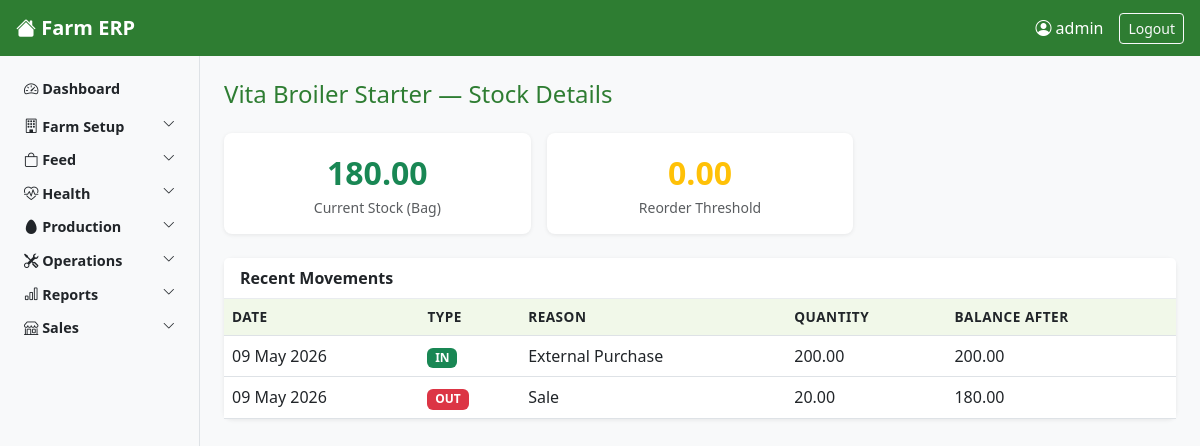
The app's page /shop/stock/1/ (signed in) with its own data.
### core/models.py (models this page shows, shortened)
class ShopStock(models.Model):
    product = models.OneToOneField(
        ShopProduct,
        on_delete=models.PROTECT,
        related_name='stock'
    )
    current_quantity = models.DecimalField(
        max_digits=10,
        decimal_places=2,
        default=0,
        editable=False
    )
    reorder_threshold = models.DecimalField(
        max_digits=10,
        decimal_places=2,
        default=0
    )
    last_updated = models.DateTimeField(auto_now=True)
    current_batch_number = models.CharField(max_length=100, blank=True)
    current_expiry_date = models.DateField(null=True, blank=True)

class ShopProduct(models.Model):
    PRODUCT_TYPE_CHOICES = [
        ('egg', 'Egg'),
        ('drug', 'Drug / Supplement'),
        ('feed', 'Feed'),
        ('other', 'Other'),
    ]
    EGG_GRADE_CHOICES = [
    ('jumbo', 'Jumbo'),
    ('normal', 'Normal'),
    ('new_drop', 'New Drop'),
    ('cracked', 'Cracked'),
    ('not_applicable', 'Not Applicable'),
    ]
    name = models.CharField(max_length=200)
    product_type = models.CharField(max_length=20, choices=PRODUCT_TYPE_CHOICES)
    egg_grade = models.CharField(
    max_length=20,
    choices=EGG_GRADE_CHOICES,
    default='not_applicable'
    )
    unit = models.CharField(
        max_length=50,
        help_text="e.g. crate, bag, bottle, sachet"
    )
    cost_price = models.DecimalField(
    max_digits=10,
    decimal_places=2,
    default=0,
    help_text="Cost price per unit for profit calculation"
    )
    wholesale_price = models.DecimalField(
        max_digits=10,
        decimal_places=2,
        default=0
    )
    retail_price = models.DecimalField(
        max_digits=10,
        decimal_places=2,
        default=0
    )
    wholesale_threshold = models.PositiveIntegerField(
        default=5,
        help_text="Minimum quantity to qualify for wholesale price"
    )
    is_active = models.BooleanField(default=True)
    notes = models.TextField(blank=True)

class ShopStockMovement(models.Model):
    MOVEMENT_TYPE_CHOICES = [
        ('in', 'Stock In'),
        ('out', 'Stock Out'),
    ]
    MOVEMENT_REASON_CHOICES = [
        ('farm_delivery', 'Farm Delivery'),
        ('external_purchase', 'External Purchase'),
        ('sale', 'Sale'),
        ('adjustment', 'Adjustment'),
        ('other', 'Other'),
    ]
    shop_stock = models.ForeignKey(
        ShopStock,
        on_delete=models.PROTECT,
        related_name='movements'
    )
    movement_type = models.CharField(max_length=10, choices=MOVEMENT_TYPE_CHOICES)
    movement_reason = models.CharField(max_length=30, choices=MOVEMENT_REASON_CHOICES)
    quantity = models.DecimalField(max_digits=10, decimal_places=2)
    balance_after = models.DecimalField(
        max_digits=10,
        decimal_places=2,
        editable=False,
        default=0
    )
    recorded_by = models.ForeignKey(
        Worker,
        on_delete=models.PROTECT,
        related_name='shop_stock_movements'
    )
    recorded_at = models.DateTimeField(auto_now_add=True)
    notes = models.TextField(blank=True)
    batch_number = models.CharField(
    max_length=100,
    blank=True,
    help_text="Batch number for stock-in movements"
    )
    manufacture_date = models.DateField(
    null=True,
    blank=True,
    help_text="Manufacture date for stock-in movements"
    )
    expiry_date = models.DateField(
    null=True,
    blank=True,
    help_text="Expiry date for stock-in movements"
    )

### core/views.py (the view)
# urls.py: path('shop/stock/<int:pk>/', views.ShopStockDetailView.as_view(), name='shopstock-detail'),
class ShopStockDetailView(LoginRequiredMixin, DetailView):
    model = ShopStock
    template_name = 'core/shopstock_detail.html'
    context_object_name = 'stock'

### core/context_processors.py (called while the page is built, shortened)
def user_role_context(request):
    if request.user.is_authenticated:
        return get_user_context(request.user)

### core/permissions.py (called while the page is built)
def get_worker_role(user):
    try:
        return user.worker_profile.role
    except Exception:
        return None

def get_user_context(user):
    role = get_worker_role(user)
    return {
        'user_role': role,
        'is_pen_worker': role == 'pen_worker',
        'is_supervisor': role in ['supervisor', 'store_keeper'],
        'is_manager': role in ['manager', 'general_manager'],
        'is_director': role == 'director',
        'is_salesperson': role == 'salesperson',
        'is_accountant': role == 'accountant',
        'is_manager_or_above': role in ['manager', 'general_manager', 'director'],
        'is_supervisor_or_above': role in ['supervisor', 'store_keeper', 'manager',
                                            'general_manager', 'director'],
        'is_general_manager_or_above': role in ['general_manager', 'director'],
        'is_sales_or_above': role in ['salesperson', 'accountant',
                                       'general_manager', 'director'],
    }

### core/templates/core/shopstock_detail.html (shortened to what this page needs)
{% extends 'core/base.html' %}
{% block content %}
<h4 class="mb-4">{{ stock.product.name }} — Stock Details</h4>
<div class="row g-3 mb-4">
    <div class="col-md-4">
        <div class="card text-center p-3">
            <div class="fs-2 fw-bold text-success">{{ stock.current_quantity }}</div>
            <div class="text-muted small">Current Stock ({{ stock.product.unit }})</div>
        </div>
    </div>
    <div class="col-md-4">
        <div class="card text-center p-3">
            <div class="fs-2 fw-bold text-warning">{{ stock.reorder_threshold }}</div>
            <div class="text-muted small">Reorder Threshold</div>
        </div>
    </div>
</div>
<div class="card">
    <div class="card-header">Recent Movements</div>
    <div class="card-body p-0">
        <div class="table-responsive">
            <table class="table mb-0">
                <thead>
                    <tr>
                        <th>Date</th>
                        <th>Type</th>
                        <th>Reason</th>
                        <th>Quantity</th>
                        <th>Balance After</th>
                    </tr>
                </thead>
                <tbody>
                    {% for movement in stock.movements.all|slice:":20" %}
                    <tr>
                        <td>{{ movement.recorded_at|date:"d M Y" }}</td>
                        <td>
                            {% if movement.movement_type == 'in' %}
                                <span class="badge bg-success">IN</span>
                            {% else %}
                                <span class="badge bg-danger">OUT</span>
                            {% endif %}
                        </td>
                        <td>{{ movement.get_movement_reason_display }}</td>
                        <td>{{ movement.quantity }}</td>
                        <td>{{ movement.balance_after }}</td>
                    </tr>
                    {% empty %}
                    <tr>
                        <td colspan="5" class="text-center text-muted py-3">No movements yet.</td>
                    </tr>
                    {% endfor %}
                </tbody>
            </table>
        </div>
    </div>
</div>
{% endblock %}

### core/templates/core/base.html (shortened to what this page needs)
<!DOCTYPE html>
<html lang="en">
<head>
    <link href="https://cdn.jsdelivr.net/npm/bootstrap@5.3.0/dist/css/bootstrap.min.css" rel="stylesheet">
    <link href="https://cdn.jsdelivr.net/npm/bootstrap-icons@1.10.0/font/bootstrap-icons.css" rel="stylesheet">
    {% load static %}
    <link rel="stylesheet" href="{% static 'core/css/main.css' %}">
</head>
<body>
<nav class="navbar navbar-dark bg-success px-3">
    <div class="d-flex align-items-center">
        <a class="navbar-brand fw-bold" href="{% url 'dashboard' %}">
            <i class="bi bi-house-fill"></i> Farm ERP
        </a>
    </div>
    <div class="d-flex align-items-center text-white">
        <span class="me-3"><i class="bi bi-person-circle"></i> {{ request.user.username }}</span>
        <a href="{% url 'logout' %}" class="btn btn-outline-light btn-sm">Logout</a>
    </div>
</nav>
<div class="container-fluid">
    <div class="row">
        <nav class="col-md-2 d-none d-md-block bg-light sidebar py-3 min-vh-100">
            <ul class="nav flex-column">
                <li class="nav-item mb-1">
                    <a class="nav-link text-dark fw-bold" href="{% url 'dashboard' %}">
                        <i class="bi bi-speedometer2"></i> Dashboard
                    </a>
                </li>
                {% if not is_salesperson %}
                <li class="nav-item">
                    <a class="nav-link text-dark fw-semibold d-flex justify-content-between"
                       data-bs-toggle="collapse" href="#farmSetup" role="button">
                        <span><i class="bi bi-building"></i> Farm Setup</span>
                        <i class="bi bi-chevron-down small"></i>
                    </a>
                </li>
                <li class="nav-item">
                    <a class="nav-link text-dark fw-semibold d-flex justify-content-between"
                       data-bs-toggle="collapse" href="#feedSection" role="button">
                        <span><i class="bi bi-bag"></i> Feed</span>
                        <i class="bi bi-chevron-down small"></i>
                    </a>
                </li>
                <li class="nav-item">
                    <a class="nav-link text-dark fw-semibold d-flex justify-content-between"
                       data-bs-toggle="collapse" href="#healthSection" role="button">
                        <span><i class="bi bi-heart-pulse"></i> Health</span>
                        <i class="bi bi-chevron-down small"></i>
                    </a>
                </li>
                <li class="nav-item">
                    <a class="nav-link text-dark fw-semibold d-flex justify-content-between"
                       data-bs-toggle="collapse" href="#productionSection" role="button">
                        <span><i class="bi bi-egg-fill"></i> Production</span>
                        <i class="bi bi-chevron-down small"></i>
                    </a>
                </li>
                <li class="nav-item">
                    <a class="nav-link text-dark fw-semibold d-flex justify-content-between"
                       data-bs-toggle="collapse" href="#operationsSection" role="button">
                        <span><i class="bi bi-tools"></i> Operations</span>
                        <i class="bi bi-chevron-down small"></i>
                    </a>
                </li>
                {% if is_supervisor_or_above %}
                <li class="nav-item">
                    <a class="nav-link text-dark fw-semibold d-flex justify-content-between"
                       data-bs-toggle="collapse" href="#reportsSection" role="button">
                        <span><i class="bi bi-bar-chart"></i> Reports</span>
                        <i class="bi bi-chevron-down small"></i>
                    </a>
                </li>
                {% endif %}
                {% endif %}
                {% if is_sales_or_above %}
                <li class="nav-item">
                    <a class="nav-link text-dark fw-semibold d-flex justify-content-between"
                       data-bs-toggle="collapse" href="#salesSection" role="button">
                        <span><i class="bi bi-shop"></i> Sales</span>
                        <i class="bi bi-chevron-down small"></i>
                    </a>
                </li>
                {% endif %}
            </ul>
        </nav>
        <main class="col-12 col-md-10 px-4 py-4">
            {% block content %}
            {% endblock %}
        </main>
    </div>
</div>
</body>
</html>

### core/templates/core/css/main.css (style rules this page uses)
body { font-family: 'Segoe UI', sans-serif; background-color: #f8f9fa; }
.sidebar { position: sticky; top: 0; height: 100vh; overflow-y: auto; border-right: 1px solid #dee2e6; }
.sidebar .nav-link { padding: 6px 12px; border-radius: 4px; font-size: 0.9rem; }
.card { border: none; box-shadow: 0 1px 4px rgba(0,0,0,0.08); border-radius: 8px; }
.card-header { background-color: #fff; border-bottom: 1px solid #e9ecef; font-weight: 600; }
.table th { background-color: #f1f8e9; font-size: 0.85rem; text-transform: uppercase; letter-spacing: 0.5px; }
.navbar { background-color: #2e7d32 !important; }
h4, h5 { color: #2e7d32; }
main { transition: margin-left 0.3s ease; }

### records on screen
ShopStock: product.name "Vita Broiler Starter", current_quantity "180.00", product.unit "Bag", reorder_threshold "0.00"
ShopStockMovement: recorded_at "09 May 2026", movement_type "IN", movement_reason "External Purchase", quantity "200.00", balance_after "200.00"
ShopStockMovement: recorded_at "09 May 2026", movement_type "OUT", movement_reason "Sale", quantity "20.00", balance_after "180.00"

### other values on screen
{{ request.user.username }} "admin"
